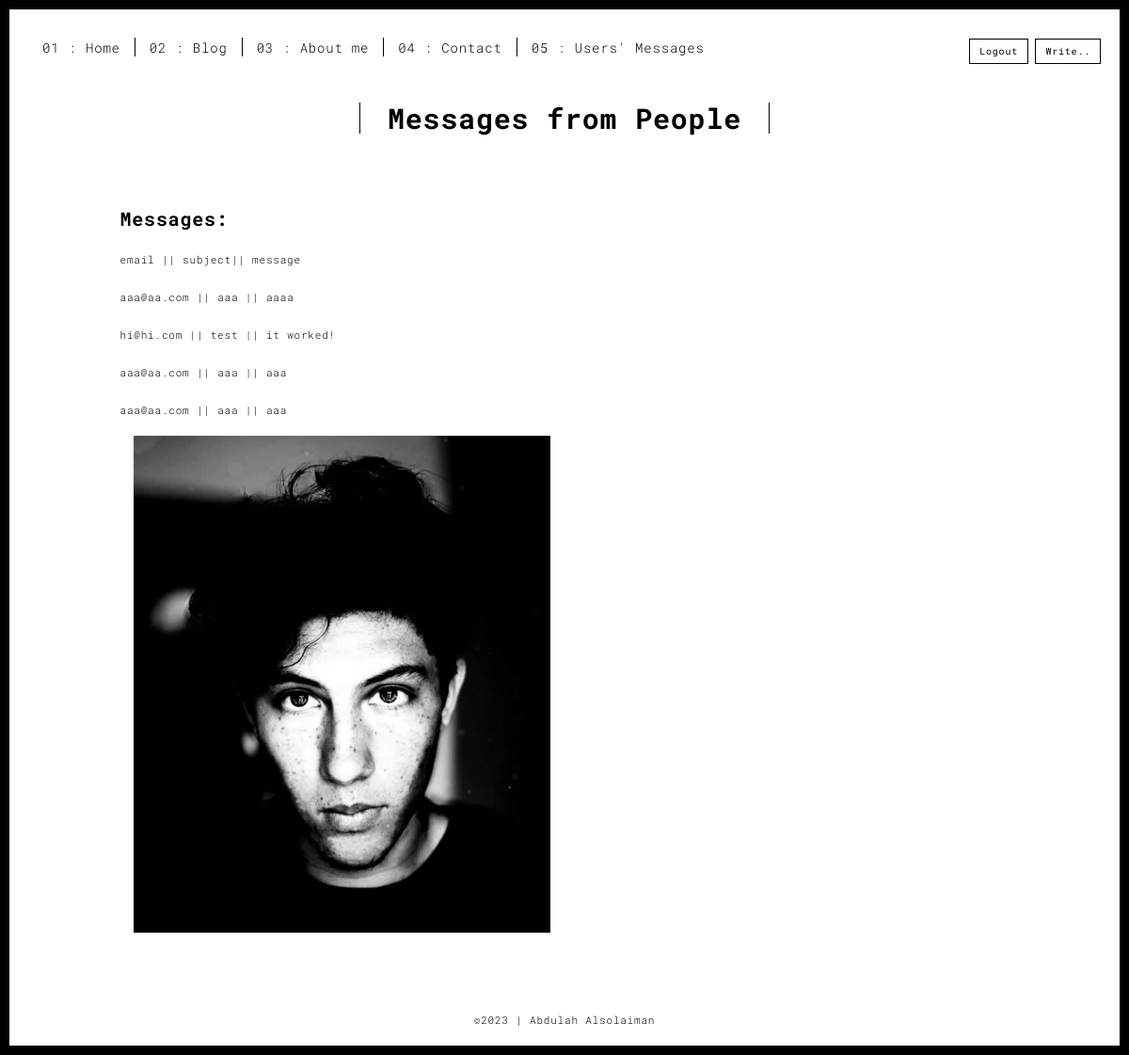
/messages/ (signed in), run on the app's committed database.
### portfoilo/models.py (models this page shows)
class Comment(models.Model):
    email = models.EmailField()
    subject = models.CharField(max_length=255)
    message = models.TextField()
    class Meta:
        app_label = 'portfoilo'

### portfoilo/views.py (the view)
# urls.py: path('messages/', views.view_messages, name="view-messages"),
@login_required(login_url="/accounts/login/")
def view_messages(request):
    messages = Comment.objects.all()  # Retrieve all messages from the database
    return render(request, 'portfoilo/feedback.html', {'messages': messages})

### portfoilo/templates/portfoilo/feedback.html (shortened to what this page needs)
{% extends 'base.html' %}
{% block content %}
<div class="section-container">
    <div class="container">
      <div class="row">
        <div class="col-xs-12">
          <div class="section-container-spacer text-center">
            <h1 class="h2">Messages from People</h1>
          </div>
          <div class="row">
            <div class="col-md-10 col-md-offset-1">
              <div class="row">
                <div class="col-xs-12 col-md-6">
                  <h3>Messages:</h3>
                  <p>
                    <p>email  ||
                    subject||
                    message</p>
    {% for message in messages %}
                      <p>{{ message.email }} ||
                       {{message.subject}} ||
                       {{message.message}} </p>
    {% endfor %}
    </div>
                </div>
                <div class="col-xs-12 col-md-6">
                  <img src="./assets/images/profil.jpg" class="img-responsive" alt="">
                </div>
              </div>
            </div>
          </div>
       </div>
      </div>
    </div>
  {% endblock %}

### data on the page
Comment: email "aaa@aa.com", subject "aaa", message "aaaa"
Comment: email "hi@hi.com", subject "test", message "it worked!"
Comment: email "aaa@aa.com", subject "aaa", message "aaa"
Comment: email "aaa@aa.com", subject "aaa", message "aaa"
